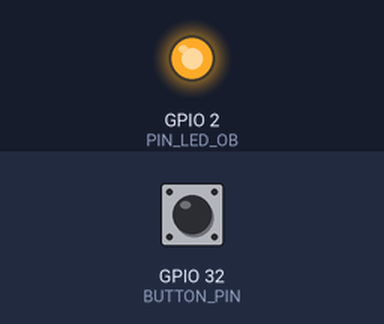
This sketch was run on a simulated ESP32. Parts: output pins drawn as LEDs (lit = HIGH). Inputs (shaded band) come from the test bench; at power-on: GPIO 32 (BUTTON_PIN) HIGH. WiFi joins after 1.5 s; servers stay silent unless stated; what the sketch prints to the serial monitor is not drawn.

Above: at 0.1 s.
At 2.7 s:
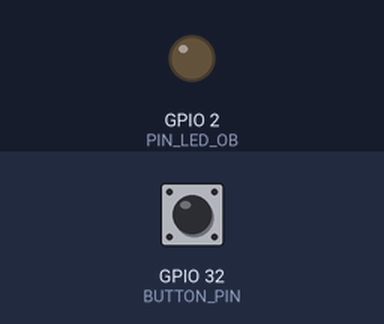
2.8 s: GPIO 32 (BUTTON_PIN) pulled LOW for 0.15 s
At 4.0 s:
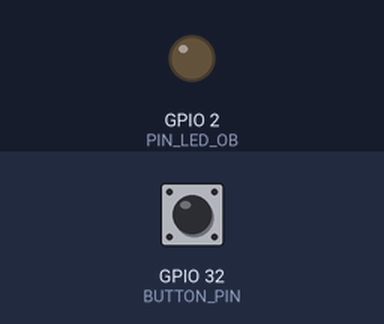
Timing chart, 0 to 5.8 s (numbered marks = the images above; inputs shaded):
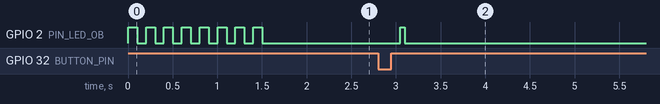

The sketch:

ESP_BUTTON_CLIENT_WITH_MIRROR.ino
```cpp
/**
Code Modified By: Alexander Gruden
CMPE 3990: Microcontrollers 2
11/02/2026
*/

// Original Documentation by author:
/* Dr. Tony Barsic
 * University of Vermont
 * Department of Electrical Engineering
 * CMPE 3990: Microcontrollers 2
 * 22 Oct 2026
 *
 * BASIC WIFI COMMUNICATION between two ESP32's.
 * The client sends a text message once per second;
 * the server prints it to the serial monitor.
 *
 * ESP32 #1 is the Access Point (AP).
 *    It creates the network and gets the default IP (192.168.4.1).
 * ESP32 #2 is a station.
 *    That means it joins the network created by ESP32 #1.
 *
 * ESP32 #1 is also the server. The server is the one that waits and listens.
 * ESP32 #2 is the client. It initiates the conversation.
 *
 * This is the code for ESP32 #2 (station + client).
 * The circuit:
 * An ESP32, 3rd party module and dev kit. Chip: ESP32-D0WD-V3
 * It's designed to run without USB connection:
 *     - breadboard power supply, 5V, to VIN
 *     - both GND to GND (redundant)
 *   That's it! (USB works too, if you want to watch the serial monitor.)
 *
 * Onboard LED (GPIO2) status codes:
 *   steady fast blinking  = connecting to WiFi
 *   1 short blink         = message sent, server replied
 *   5 fast blinks         = send failed / WiFi disconnected
 *
 * Once per second, it sends "hello world. xxxxx ms." where xxxxx is
 * millis(). The text goes in the URL, so spaces are sent as %20:
 *     http://192.168.4.1/msg?text=hello%20world.%2012345%20ms.
 */

// INITIALIZATION ===+=== ===+=== ===+=== ===+=== ===+=== ===+=== ===+===
// Import wifi libraries
#include <WiFi.h>
#include <HTTPClient.h>
// Set access point network credentials
const char* ssid = "ESP32-Access-Point-Agruden";
const char* password = "123456789";

// timing for sending messages
const unsigned long SEND_INTERVAL_MS = 1000;  // one message per second
unsigned long lastSend = 0;

// We're going to use the on-board (OB) LED as the status indicator
const byte PIN_LED_OB = 2;
bool LED_OB_status = 1;

// Button configuration
const int BUTTON_PIN = 32;
bool lastButtonState = HIGH;

// Global for using the OB led to mirror the server
bool ledMirror = LOW;

// FUNCTION FOR LED BLINKING ===+=== ===+=== ===+=== ===+=== ===+=== ===+===
void blinkLED(int pinLED, int nBlinks, int halfPeriodMs) {
  for(int k=0; k<nBlinks; k++){
    digitalWrite(pinLED, HIGH); delay(halfPeriodMs);
    digitalWrite(pinLED, LOW); delay(halfPeriodMs);
  }
}

// FUNCTION FOR HTTP-GET ===+=== ===+=== ===+=== ===+=== ===+=== ===+===
String httpGETRequest(const char* serverName) {
  WiFiClient client;
  HTTPClient http;

  // The Domain name with URL path or IP address with path
  http.begin(client, serverName);

  // Send HTTP GET request
  int httpResponseCode = http.GET();

  String payload = "--";

  if (httpResponseCode>0) {
    Serial.print("HTTP Response code: ");
    Serial.println(httpResponseCode);
    payload = http.getString();
  }
  else {
    Serial.print("Error code: ");
    Serial.println(httpResponseCode);
  }
  // Free resources
  http.end();

  return payload;
}

// SETUP ===+=== ===+=== ===+=== ===+=== ===+=== ===+=== ===+=== ===+===
void setup() {
  // Serial port for debugging purposes
  Serial.begin(115200);
  Serial.println();Serial.println("===+=== ===+=== ===+===");Serial.println();

  // initialize the (on-board) LED pin
  pinMode(PIN_LED_OB, OUTPUT);
  digitalWrite(PIN_LED_OB,LED_OB_status);
  // Add new button pin init with pullup
  pinMode(BUTTON_PIN, INPUT_PULLUP);

  // connect to the other ESP32's WiFi network
  WiFi.begin(ssid, password);
  Serial.println("Connecting");
  while(WiFi.status() != WL_CONNECTED) {
    delay(100);
    Serial.print(".");
    // blink OB-LED
    LED_OB_status = !LED_OB_status;
    digitalWrite(PIN_LED_OB,LED_OB_status);
  }
  Serial.println("");
  Serial.print("Connected to WiFi network with IP Address: ");
  Serial.println(WiFi.localIP());
  // turn off OB-LED; from here on it only blinks for sends
  LED_OB_status = 0;
  digitalWrite(PIN_LED_OB,LED_OB_status);
}

// LOOP ===+=== ===+=== ===+=== ===+=== ===+=== ===+=== ===+=== ===+===
void loop() {
  // Read the current state of the button
  bool currentButtonState = digitalRead(BUTTON_PIN);

  // Do the first check to see if there is a button press
  if (lastButtonState == HIGH && currentButtonState == LOW) {
    delay(50); // Delay to check debounce

    //Check again to confirm reading
    if (digitalRead(BUTTON_PIN) == LOW) {
    // If the button reading was confirmed move to the following:
    // Check WiFi connection status
      if(WiFi.status()== WL_CONNECTED ){
        // If wifi is connected, send request
        String reply = httpGETRequest("http://192.168.4.1/msg");
        Serial.print("Server reply: ");
        Serial.println(reply);

        //Parse the reply and toggle OB acordingly
        reply.trim();
        if (reply == "LED_ON") {
          ledMirror = HIGH;
        }
        else if (reply == "LED_OFF") {
          ledMirror = LOW;
        }
        else {
          blinkLED(PIN_LED_OB, 1, 50);
        }   // 5 fast blinks = failed
        // Write to OB led according to state
        digitalWrite(PIN_LED_OB, ledMirror);
      }
      else {
        Serial.println("WiFi Disconnected");
        blinkLED(PIN_LED_OB, 5, 30);   // 5 fast blinks = no WiFi
      }
    }
  }
  // Update button state at the end of every loop
  lastButtonState = currentButtonState;
}

// ===+===  END OF SKETCH  ===+=== ===+=== ===+=== ===+=== ===+===
// ===+=== ===+=== ===+===  END OF SKETCH  ===+=== ===+=== ===+===
// ===+=== ===+=== ===+=== ===+=== ===+===  END OF SKETCH  ===+===
```

Measured:
- after the input at 2.8 s, GPIO 2 (PIN_LED_OB): LOW → HIGH after 0.25 s, → LOW 0.05 s later
